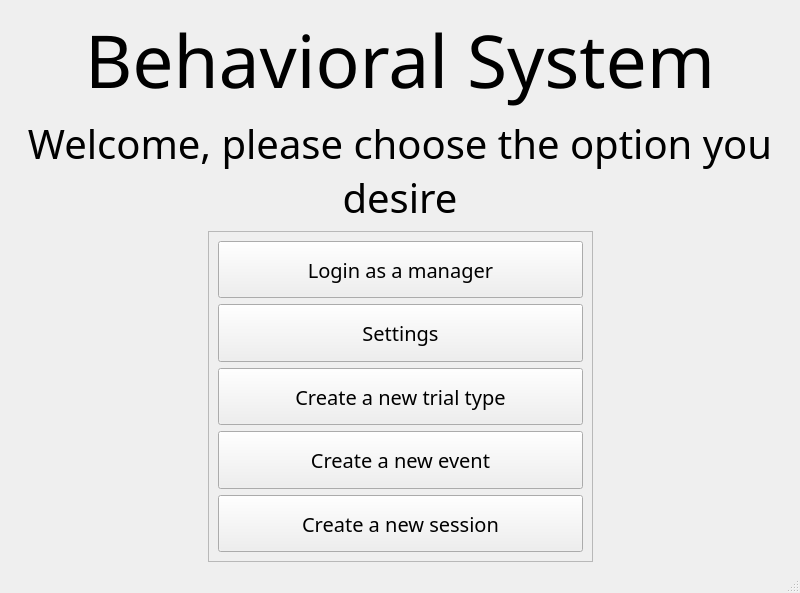
<?xml version="1.0" encoding="UTF-8"?>
<ui version="4.0">
 <class>MainWindow</class>
 <widget class="QMainWindow" name="MainWindow">
  <property name="geometry">
   <rect>
    <x>0</x>
    <y>0</y>
    <width>800</width>
    <height>593</height>
   </rect>
  </property>
  <property name="windowTitle">
   <string>MainWindow</string>
  </property>
  <widget class="QWidget" name="centralwidget">
   <layout class="QVBoxLayout" name="verticalLayout_3">
    <item>
     <layout class="QGridLayout" name="gridLayout" columnstretch="1,2,1">
      <item row="2" column="1">
       <widget class="QScrollArea" name="scrollArea">
        <property name="font">
         <font>
          <family>Gabriola</family>
          <pointsize>15</pointsize>
         </font>
        </property>
        <property name="widgetResizable">
         <bool>true</bool>
        </property>
        <widget class="QWidget" name="scrollAreaWidgetContents">
         <property name="geometry">
          <rect>
           <x>0</x>
           <y>0</y>
           <width>382</width>
           <height>325</height>
          </rect>
         </property>
         <layout class="QVBoxLayout" name="verticalLayout">
          <item>
           <widget class="QPushButton" name="manager_login_pushButton">
            <property name="sizePolicy">
             <sizepolicy hsizetype="Expanding" vsizetype="Expanding">
              <horstretch>0</horstretch>
              <verstretch>0</verstretch>
             </sizepolicy>
            </property>
            <property name="font">
             <font>
              <family>David</family>
             </font>
            </property>
            <property name="text">
             <string>Login as a manager</string>
            </property>
           </widget>
          </item>
          <item>
           <widget class="QPushButton" name="settings_pushButton">
            <property name="sizePolicy">
             <sizepolicy hsizetype="Expanding" vsizetype="Expanding">
              <horstretch>0</horstretch>
              <verstretch>0</verstretch>
             </sizepolicy>
            </property>
            <property name="font">
             <font>
              <family>David</family>
             </font>
            </property>
            <property name="text">
             <string>Settings</string>
            </property>
           </widget>
          </item>
          <item>
           <widget class="QPushButton" name="create_trial_type_pushButton">
            <property name="sizePolicy">
             <sizepolicy hsizetype="Expanding" vsizetype="Expanding">
              <horstretch>0</horstretch>
              <verstretch>0</verstretch>
             </sizepolicy>
            </property>
            <property name="font">
             <font>
              <family>David</family>
             </font>
            </property>
            <property name="text">
             <string>Create a new trial type</string>
            </property>
           </widget>
          </item>
          <item>
           <widget class="QPushButton" name="create_event_pushButton">
            <property name="sizePolicy">
             <sizepolicy hsizetype="Expanding" vsizetype="Expanding">
              <horstretch>0</horstretch>
              <verstretch>0</verstretch>
             </sizepolicy>
            </property>
            <property name="font">
             <font>
              <family>David</family>
             </font>
            </property>
            <property name="text">
             <string>Create a new event</string>
            </property>
           </widget>
          </item>
          <item>
           <widget class="QPushButton" name="create_session_btn">
            <property name="sizePolicy">
             <sizepolicy hsizetype="Expanding" vsizetype="Expanding">
              <horstretch>0</horstretch>
              <verstretch>0</verstretch>
             </sizepolicy>
            </property>
            <property name="font">
             <font>
              <family>David</family>
             </font>
            </property>
            <property name="text">
             <string>Create a new session</string>
            </property>
           </widget>
          </item>
         </layout>
        </widget>
       </widget>
      </item>
      <item row="2" column="2">
       <spacer name="horizontalSpacer">
        <property name="orientation">
         <enum>Qt::Horizontal</enum>
        </property>
        <property name="sizeHint" stdset="0">
         <size>
          <width>40</width>
          <height>20</height>
         </size>
        </property>
       </spacer>
      </item>
      <item row="1" column="0" colspan="3">
       <widget class="QLabel" name="explenation_label">
        <property name="sizePolicy">
         <sizepolicy hsizetype="Minimum" vsizetype="Minimum">
          <horstretch>0</horstretch>
          <verstretch>0</verstretch>
         </sizepolicy>
        </property>
        <property name="minimumSize">
         <size>
          <width>400</width>
          <height>80</height>
         </size>
        </property>
        <property name="maximumSize">
         <size>
          <width>16777215</width>
          <height>134</height>
         </size>
        </property>
        <property name="baseSize">
         <size>
          <width>0</width>
          <height>0</height>
         </size>
        </property>
        <property name="font">
         <font>
          <family>Gabriola</family>
          <pointsize>30</pointsize>
          <weight>50</weight>
          <italic>false</italic>
          <bold>false</bold>
         </font>
        </property>
        <property name="mouseTracking">
         <bool>false</bool>
        </property>
        <property name="tabletTracking">
         <bool>false</bool>
        </property>
        <property name="acceptDrops">
         <bool>false</bool>
        </property>
        <property name="toolTip">
         <string/>
        </property>
        <property name="styleSheet">
         <string notr="true">font: 30pt &quot;Gabriola&quot;;</string>
        </property>
        <property name="frameShape">
         <enum>QFrame::NoFrame</enum>
        </property>
        <property name="frameShadow">
         <enum>QFrame::Sunken</enum>
        </property>
        <property name="lineWidth">
         <number>1</number>
        </property>
        <property name="midLineWidth">
         <number>0</number>
        </property>
        <property name="text">
         <string>Welcome, please choose the option you desire</string>
        </property>
        <property name="scaledContents">
         <bool>false</bool>
        </property>
        <property name="alignment">
         <set>Qt::AlignCenter</set>
        </property>
        <property name="wordWrap">
         <bool>true</bool>
        </property>
        <property name="margin">
         <number>0</number>
        </property>
        <property name="indent">
         <number>-1</number>
        </property>
        <property name="openExternalLinks">
         <bool>false</bool>
        </property>
       </widget>
      </item>
      <item row="0" column="0" colspan="3">
       <widget class="QLabel" name="headline_label">
        <property name="sizePolicy">
         <sizepolicy hsizetype="Minimum" vsizetype="Minimum">
          <horstretch>0</horstretch>
          <verstretch>0</verstretch>
         </sizepolicy>
        </property>
        <property name="minimumSize">
         <size>
          <width>400</width>
          <height>80</height>
         </size>
        </property>
        <property name="maximumSize">
         <size>
          <width>16777215</width>
          <height>134</height>
         </size>
        </property>
        <property name="baseSize">
         <size>
          <width>0</width>
          <height>0</height>
         </size>
        </property>
        <property name="font">
         <font>
          <family>Gabriola</family>
          <pointsize>55</pointsize>
          <weight>50</weight>
          <italic>false</italic>
          <bold>false</bold>
         </font>
        </property>
        <property name="mouseTracking">
         <bool>false</bool>
        </property>
        <property name="tabletTracking">
         <bool>false</bool>
        </property>
        <property name="acceptDrops">
         <bool>false</bool>
        </property>
        <property name="toolTip">
         <string/>
        </property>
        <property name="styleSheet">
         <string notr="true">font: 55pt &quot;Gabriola&quot;;</string>
        </property>
        <property name="frameShape">
         <enum>QFrame::NoFrame</enum>
        </property>
        <property name="frameShadow">
         <enum>QFrame::Sunken</enum>
        </property>
        <property name="lineWidth">
         <number>1</number>
        </property>
        <property name="midLineWidth">
         <number>0</number>
        </property>
        <property name="text">
         <string>Behavioral System</string>
        </property>
        <property name="scaledContents">
         <bool>false</bool>
        </property>
        <property name="alignment">
         <set>Qt::AlignCenter</set>
        </property>
        <property name="wordWrap">
         <bool>true</bool>
        </property>
        <property name="margin">
         <number>0</number>
        </property>
        <property name="indent">
         <number>-1</number>
        </property>
        <property name="openExternalLinks">
         <bool>false</bool>
        </property>
       </widget>
      </item>
      <item row="2" column="0">
       <spacer name="horizontalSpacer_2">
        <property name="orientation">
         <enum>Qt::Horizontal</enum>
        </property>
        <property name="sizeHint" stdset="0">
         <size>
          <width>40</width>
          <height>20</height>
         </size>
        </property>
       </spacer>
      </item>
     </layout>
    </item>
   </layout>
  </widget>
  <widget class="QStatusBar" name="statusbar"/>
 </widget>
 <resources/>
 <connections/>
</ui>
